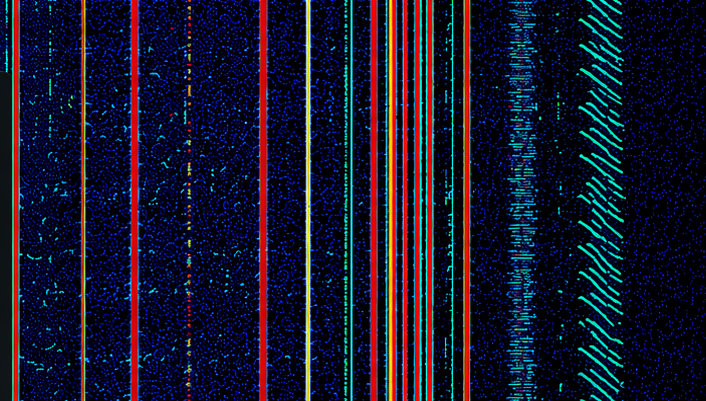
#> input picture UI/assets/waterfall-texture.png, 706 x 401 px, found by its file name
$ python render_sdr_frontend_mockup.py
#> lines starting #> are read from the running program, lines starting #| are printed output that depends on the picture
#!/usr/bin/env python3
import argparse
import math
import mmap
import struct
from functools import lru_cache
from pathlib import Path

from PIL import Image, ImageDraw, ImageFilter, ImageFont, ImageOps


ROOT = Path(__file__).resolve().parents[1]
WATERFALL = ROOT / "assets" / "waterfall-texture.png"
SYS = Path("/sys/class/graphics/fb0")
FB = Path("/dev/fb0")
LW, LH = 960, 320
ACTIVE_H = 400
# The calibrated live S-meter needs a distinct dBm scale below its trace.
# Reserve enough black instrument-strip height for that scale to stay legible.
TOP_H = 78
RULER_H = 24
DEFAULT_FREQ_KHZ = 7032.5
DEFAULT_SPAN_KHZ = 64.0
RULER_MAJOR_STEPS_HZ = (
    100,
    200,
    500,
    1_000,
    2_000,
    5_000,
    10_000,
    20_000,
    50_000,
    100_000,
    200_000,
    500_000,
    1_000_000,
    # The broad Kiwi views need labelled graduations that are far enough
    # apart to remain individually legible. Without these 1-5 MHz choices
    # the 30 MHz ruler chose 1 MHz ticks, then hid most labels, producing
    # arbitrary-looking values such as 1, 6, 11 MHz.
    2_000_000,
    2_500_000,
    5_000_000,
    10_000_000,
)


def format_freq(freq_khz):
    hz = int(round(freq_khz * 1000))
    mhz = hz // 1_000_000
    khz = (hz // 1000) % 1000
    rem_hz = hz % 1000
    return f"{mhz}.{khz:03d}.{rem_hz:03d}"


@lru_cache(maxsize=64)
def font(size, bold=False, mono=False):
    names = []
    if mono:
        names = [
            "JetBrainsMono-Bold.ttf" if bold else "JetBrainsMono-Regular.ttf",
            "Menlo.ttc",
            "DejaVuSansMono-Bold.ttf" if bold else "DejaVuSansMono.ttf",
        ]
    else:
        names = [
            "Avenir Next.ttc",
            "Helvetica.ttc",
            "DejaVuSans-Bold.ttf" if bold else "DejaVuSans.ttf",
        ]

    bases = (
        Path("/Library/Fonts"),
        Path("/System/Library/Fonts"),
        Path("/usr/share/fonts/truetype/dejavu"),
        Path("/usr/local/share/fonts"),
    )
    for base in bases:
        for name in names:
            path = base / name
            if path.exists():
                try:
                    return ImageFont.truetype(str(path), size)
                except OSError:
                    continue
    return ImageFont.load_default()


def text_box(draw, xy, text, fill, size=12, bold=False, mono=False, anchor=None):
    draw.text(xy, text, fill=fill, font=font(size, bold=bold, mono=mono), anchor=anchor)


def rounded(draw, box, radius, fill, outline=None, width=1):
    draw.rounded_rectangle(box, radius=radius, fill=fill, outline=outline, width=width)


# [7 lines left out: function glow_line, not called in this run]


def prepare_waterfall():
    src = Image.open(WATERFALL).convert("RGB")
    return ImageOps.fit(src, (LW, LH - TOP_H), method=Image.Resampling.LANCZOS, centering=(0.52, 0.42)).convert("RGBA")


# [14 lines left out: functions draw_button, draw_slider, not called in this run]


def draw_top_panel(img, freq_khz=DEFAULT_FREQ_KHZ, smeter_dbm=-45.0):
    draw = ImageDraw.Draw(img)
    draw.rectangle((0, 0, LW, TOP_H), fill=(5, 9, 14, 252))

    text_box(draw, (16, 18), "KIWI SDR", (235, 245, 250, 255), 20, True)
    draw.ellipse((111, 12, 124, 25), fill=(79, 255, 145, 255))
    text_box(draw, (16, 45), "RX-02  40m", (104, 229, 188, 255), 13, True, mono=True)

    modes = (
        ("SSB", 150, 18, True),
        ("DIG", 150, 47, False),
    )
    for label, x, y, active in modes:
        rounded(
            draw,
            (x - 8, y - 15, x + 48, y + 7),
            5,
            (18, 72, 62, 255) if active else (18, 26, 35, 245),
        )
        text_box(
            draw,
            (x, y),
            label,
            (226, 255, 246, 255) if active else (157, 174, 188, 255),
            15,
            True,
            mono=True,
            anchor="lm",
        )

    text_box(draw, (248, 39), format_freq(freq_khz), (242, 249, 252, 255), 47, True, mono=True, anchor="lm")

    text_box(draw, (560, 20), "STEP", (128, 143, 156, 255), 11, True)
    text_box(draw, (560, 50), "100 Hz", (226, 236, 244, 255), 18, True, mono=True, anchor="lm")

    meter_x0 = 654
    bar_w = 8
    bar_gap = 3
    segment_count = 24
    meter_x1 = meter_x0 + segment_count * bar_w + (segment_count - 1) * bar_gap
    green = (222, 255, 228, 255)
    red = (255, 32, 48, 255)
    rail = (220, 238, 232, 255)
    gray_tick = (65, 75, 70, 255)
    blue = (0, 95, 255, 255)

    scale_marks = (
        ("S", -121, green, 14),
        ("1", -121, green, 14),
        ("3", -109, green, 14),
        ("5", -97, green, 14),
        ("7", -85, green, 14),
        ("9", -73, green, 14),
        ("+20", -53, red, 13),
        ("+40", -33, red, 13),
        ("+60", -13, red, 13),
    )

    def dbx(dbm):
        return meter_x0 + round((meter_x1 - meter_x0) * ((dbm + 121) / 108))

    labels = (
        ("S", dbx(-121) - 30, green, 14),
        ("1", dbx(-121), green, 14),
        ("3", dbx(-109), green, 14),
        ("5", dbx(-97), green, 14),
        ("7", dbx(-85), green, 14),
        ("9", dbx(-73), green, 14),
        ("+20", dbx(-53), red, 13),
        ("+40", dbx(-33), red, 13),
        ("+60", dbx(-13) - 8, red, 13),
    )
    for text, x, color, size in labels:
        text_box(draw, (x, 17), text, color, size, True, mono=True, anchor="mm")

    # KiwiSDR/HF S-meter scale: S9=-73 dBm, 6 dB per S-unit below,
    # then dB-over-S9 above. Only major ticks are shown.
    top_rail_y = 30
    for text, dbm, color, _size in scale_marks:
        if text == "S":
            continue
        x = dbx(dbm)
        draw.line((x, top_rail_y, x, top_rail_y + 6), fill=color if color == red else rail, width=1)

    # Active level: the fill bars sit below the scale ticks and align to the
    # same 24-segment math.
    active_bars = max(0, min(segment_count, int(round((smeter_dbm + 121) / 108 * segment_count))))
    bar_y0, bar_y1 = 41, 53
    for i in range(active_bars):
        x = meter_x0 + i * (bar_w + bar_gap)
        bar_mid_dbm = -121 + 108 * ((i + 0.5) / segment_count)
        fill = red if bar_mid_dbm >= -73 else blue
        draw.rectangle((x, bar_y0, x + bar_w, bar_y1), fill=fill)

    rail_y = 55
    draw.line((meter_x0, rail_y, meter_x1, rail_y), fill=rail, width=1)


def ruler_major_step_hz(span_khz):
    target_px = 150
    wanted_hz = max(1, int(round(span_khz * 1000 * target_px / LW)))
    for step in RULER_MAJOR_STEPS_HZ:
        if step >= wanted_hz:
            return step
    return RULER_MAJOR_STEPS_HZ[-1]


def format_ruler_label(hz, major_step_hz):
    decimals = 4 if major_step_hz < 1_000 else 3
    return f"{hz / 1_000_000:.{decimals}f}"


def draw_ruler(draw, center_khz=DEFAULT_FREQ_KHZ, span_khz=DEFAULT_SPAN_KHZ):
    y0 = TOP_H
    draw.rectangle((0, y0, LW, y0 + RULER_H), fill=(10, 15, 21, 185))
    span_hz = max(1, int(round(span_khz * 1000)))
    center_hz = int(round(center_khz * 1000))
    start_hz = center_hz - span_hz // 2
    end_hz = center_hz + span_hz // 2
    hz_per_px = span_hz / LW

    major_step_hz = ruler_major_step_hz(span_khz)
    minor_step_hz = max(50, major_step_hz // 5)
    minor_start_hz = int(math.ceil(start_hz / minor_step_hz) * minor_step_hz)
    major_start_hz = int(math.ceil(start_hz / major_step_hz) * major_step_hz)

    tick_color = (196, 210, 216, 255)
    minor_color = (142, 158, 166, 215)
    label_color = (231, 240, 244, 255)
    tick_top = y0 + 2

    hz = minor_start_hz
    while hz <= end_hz:
        if hz % major_step_hz:
            x = int(round((hz - start_hz) / hz_per_px))
            if 0 <= x < LW:
                draw.line((x, tick_top, x, tick_top + 3), fill=minor_color, width=1)
        hz += minor_step_hz

    label_font = font(15, bold=True, mono=True)
    last_label_right = -999
    hz = major_start_hz
    while hz <= end_hz:
        x = int(round((hz - start_hz) / hz_per_px))
        if 0 <= x < LW:
            draw.line((x, tick_top, x, tick_top + 6), fill=tick_color, width=2)
            label = format_ruler_label(hz, major_step_hz)
            bbox = draw.textbbox((x, y0 + 18), label, font=label_font, anchor="mm")
            if bbox[0] >= 0 and bbox[2] <= LW and bbox[0] > last_label_right + 10:
                draw.text((x, y0 + 18), label, fill=label_color, font=label_font, anchor="mm")
                last_label_right = bbox[2]
        hz += major_step_hz


def draw_spectrum_overlay(img):
    draw = ImageDraw.Draw(img)
    tags = [
        (58, "FT8"), (181, "AM"), (356, "FAX"), (715, "BC"), (844, "DATA")
    ]
    for x, label in tags:
        y = TOP_H + RULER_H + 16
        draw.line((x, TOP_H + RULER_H, x, y - 3), fill=(154, 178, 187, 180), width=1)
        text_box(draw, (x, y), label, (225, 238, 243, 255), 11, True, mono=True, anchor="mm")


def draw_lower_hud(draw):
    y0 = 292
    draw.rectangle((0, y0, LW, LH), fill=(4, 8, 12, 208))

    text_box(draw, (18, 298), "AGC FAST", (229, 236, 239, 255), 16, True)
    text_box(draw, (126, 298), "SQL -92", (110, 222, 239, 255), 16, True, mono=True)

    text_box(draw, (258, 298), "BW 2.4 k    REC 00:12    IQ 96k", (118, 218, 229, 255), 16, True, mono=True)
    text_box(draw, (730, 298), "DECODER", (229, 236, 239, 255), 16, True)
    text_box(draw, (838, 298), "NO SYNC", (255, 178, 105, 255), 16, True, mono=True)


def render(freq_khz=DEFAULT_FREQ_KHZ, span_khz=DEFAULT_SPAN_KHZ, smeter_dbm=-45.0, waterfall=None):
    img = Image.new("RGBA", (LW, LH), (4, 7, 11, 255))
    wf = waterfall.convert("RGBA") if waterfall is not None else prepare_waterfall()
    if wf.size != (LW, LH - TOP_H):
        wf = ImageOps.fit(wf, (LW, LH - TOP_H), method=Image.Resampling.LANCZOS)
    img.alpha_composite(wf, (0, TOP_H))
    draw = ImageDraw.Draw(img)

    # Darken waterfall slightly so the overlays stay legible on the small LCD.
    shade = Image.new("RGBA", img.size, (0, 0, 0, 0))
    ImageDraw.Draw(shade).rectangle((0, TOP_H, LW, LH), fill=(0, 0, 0, 22))
    img.alpha_composite(shade)
    draw_top_panel(img, freq_khz=freq_khz, smeter_dbm=smeter_dbm)
    draw_ruler(draw, center_khz=freq_khz, span_khz=span_khz)
    draw_spectrum_overlay(img)
    draw_lower_hud(draw)
    return img.convert("RGB")


def to_framebuffer_400x960(logical):
    active = Image.new("RGB", (LW, ACTIVE_H), (0, 0, 0))
    active.paste(logical, (0, ACTIVE_H - LH))
    return active.rotate(90, expand=True)


def to_framebuffer_320x960(logical):
    return logical.rotate(90, expand=True)


# [27 lines left out: function write_fb, not called in this run]


def main():
    parser = argparse.ArgumentParser(description="Render a 960x320 SDR frontend mockup for the YX45011A display.")
    parser.add_argument("--png", type=Path, default=ROOT / "renders" / "sdr-frontend-960x320.png")
    parser.add_argument("--fb-png", type=Path, default=ROOT / "renders" / "sdr-frontend-fb-400x960.png")
    parser.add_argument("--fb", action="store_true", help="Write directly to /dev/fb0 on the Raspberry Pi.")
    parser.add_argument("--freq-khz", type=float, default=DEFAULT_FREQ_KHZ)
    parser.add_argument("--span-khz", type=float, default=DEFAULT_SPAN_KHZ)
    parser.add_argument("--smeter-dbm", type=float, default=-45.0)
    args = parser.parse_args()

    logical = render(freq_khz=args.freq_khz, span_khz=args.span_khz, smeter_dbm=args.smeter_dbm)
#> in render, `img = Image.new("RGBA", (LW, LH), (4, 7, 11, 255))`:
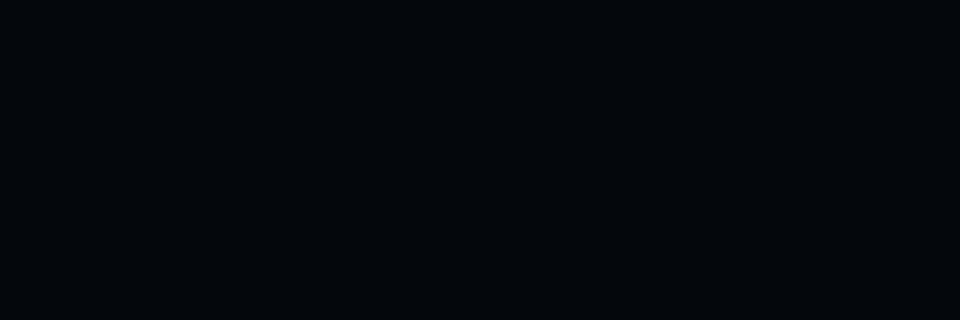
#> img: PIL image 960x320 RGBA; mean R, G, B, A 4, 7, 11, 255
#> in prepare_waterfall, src is the input picture: PIL image 706x401 RGB; mean R, G, B 20.2, 21.9, 42.7
#> in prepare_waterfall, `return ImageOps.fit(src, (LW, LH - TOP_H), method=Image.Resampling.LAN..`:
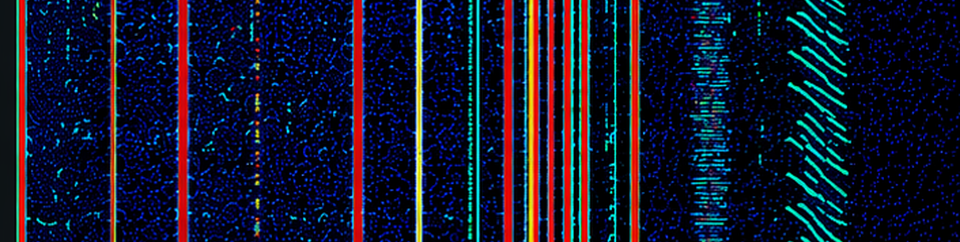
#> returned value: PIL image 960x242 RGBA; mean R, G, B, A 20.3, 22.9, 43.6, 255
#> in render, `shade = Image.new("RGBA", img.size, (0, 0, 0, 0))`: shade: PIL image 960x320 RGBA; every value is 0
#> in render, `ImageDraw.Draw(shade).rectangle((0, TOP_H, LW, LH), fill=(0, 0, 0, 22))`:
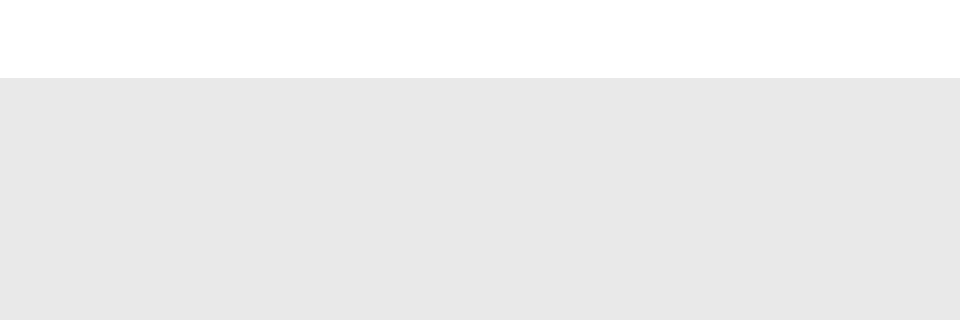
#> shade: PIL image 960x320 RGBA; mean R, G, B, A 0, 0, 0, 16.6; transparent parts drawn white
#> in draw_spectrum_overlay, `draw = ImageDraw.Draw(img)`:
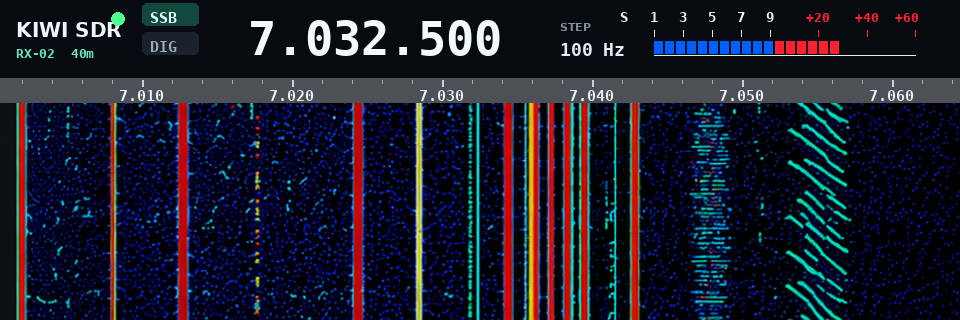
#> img: PIL image 960x320 RGBA; mean R, G, B, A 20.2, 23.2, 38.1, 249.1; transparent parts drawn white
#> in render, `return img.convert("RGB")`:
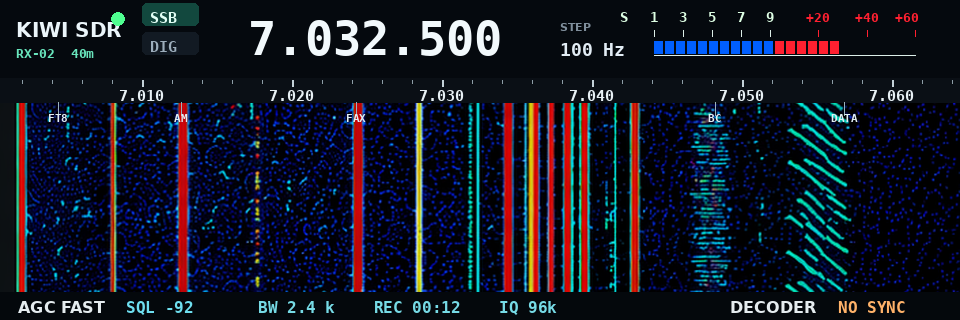
#> returned value: PIL image 960x320 RGB; mean R, G, B 20.6, 24, 37.6
    args.png.parent.mkdir(parents=True, exist_ok=True)
    logical.save(args.png)
    to_framebuffer_400x960(logical).save(args.fb_png)
#> in to_framebuffer_400x960, `active = Image.new("RGB", (LW, ACTIVE_H), (0, 0, 0))`: active: PIL image 960x400 RGB; every value is 0
#> in to_framebuffer_400x960, `active.paste(logical, (0, ACTIVE_H - LH))`:
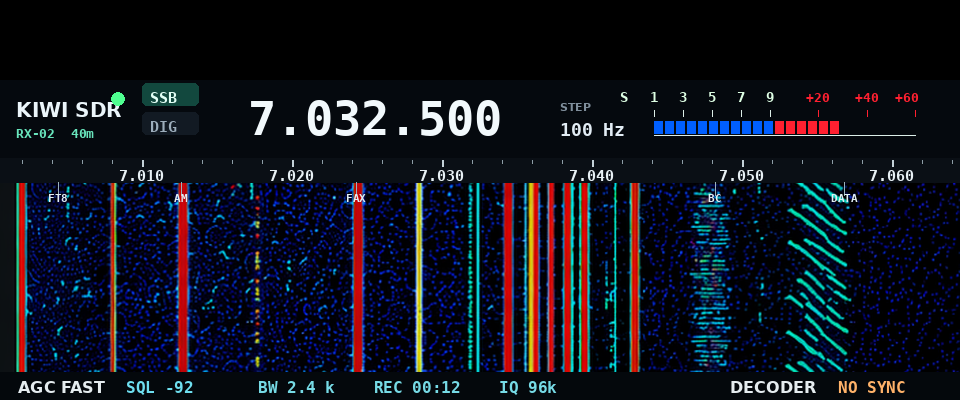
#> active: PIL image 960x400 RGB; mean R, G, B 16.5, 19.2, 30
#> in to_framebuffer_400x960, `return active.rotate(90, expand=True)`:
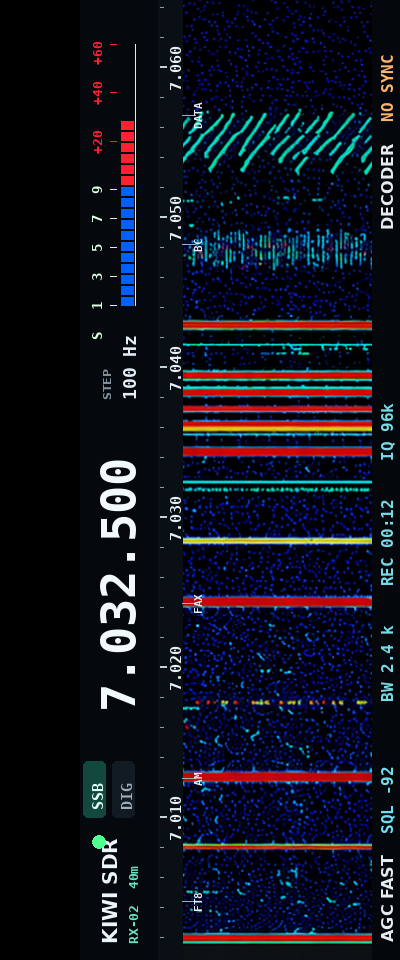
#> returned value: PIL image 400x960 RGB; mean R, G, B 16.5, 19.2, 30
    print(f"preview: {args.png} {logical.size}")
#| preview: renders/sdr-frontend-960x320.png (960, 320)
    print(f"framebuffer: {args.fb_png} {(400, 960)}")
    if args.fb:
        write_fb(logical)


if __name__ == "__main__":
    main()

$ run again, with UI/assets/nasa-blue-marble-4096.jpg saved as UI/assets/waterfall-texture.png
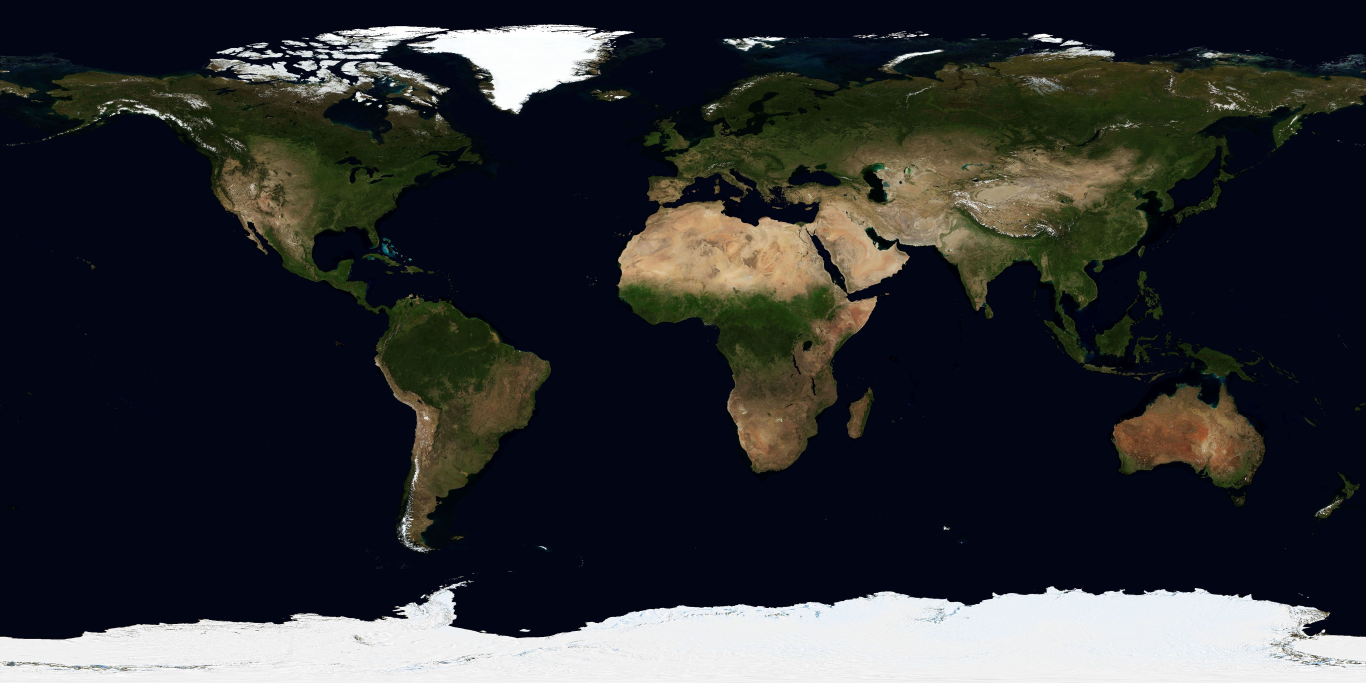
#> input picture UI/assets/nasa-blue-marble-4096.jpg, 4096 x 2048 px, found by its file name (shown at 1/3 size)
#> in prepare_waterfall, src is the input picture: PIL image 4096x2048 RGB; mean R, G, B 46.6, 48.4, 51.3
#> in to_framebuffer_400x960, `active.paste(logical, (0, ACTIVE_H - LH))`:
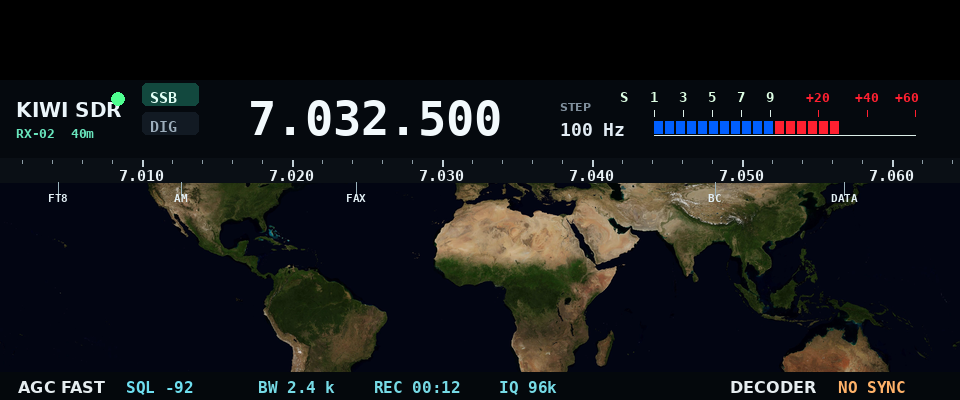
#> active: PIL image 960x400 RGB; mean R, G, B 20.5, 22.2, 24.3
#> in to_framebuffer_400x960, `return active.rotate(90, expand=True)`:
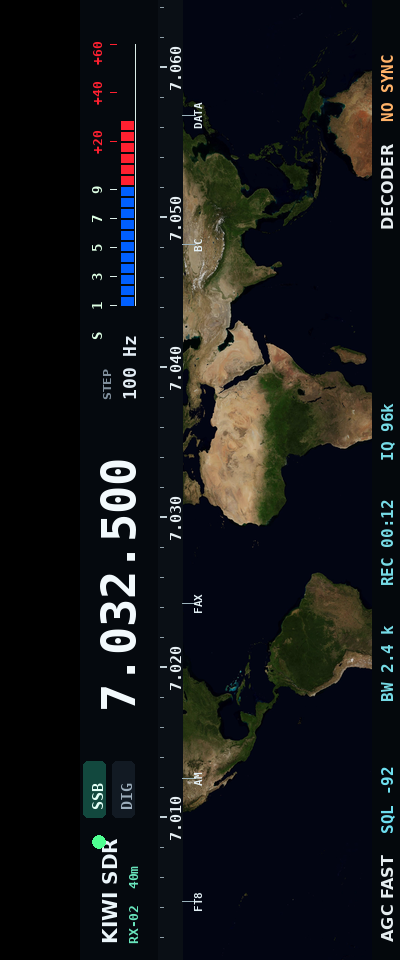
#> returned value: PIL image 400x960 RGB; mean R, G, B 20.5, 22.2, 24.3
#| preview: renders/sdr-frontend-960x320.png (960, 320)
